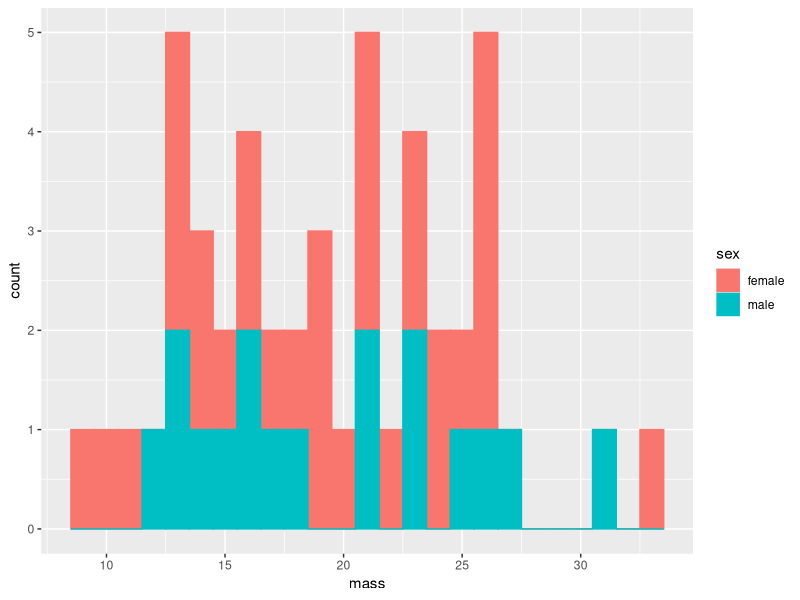
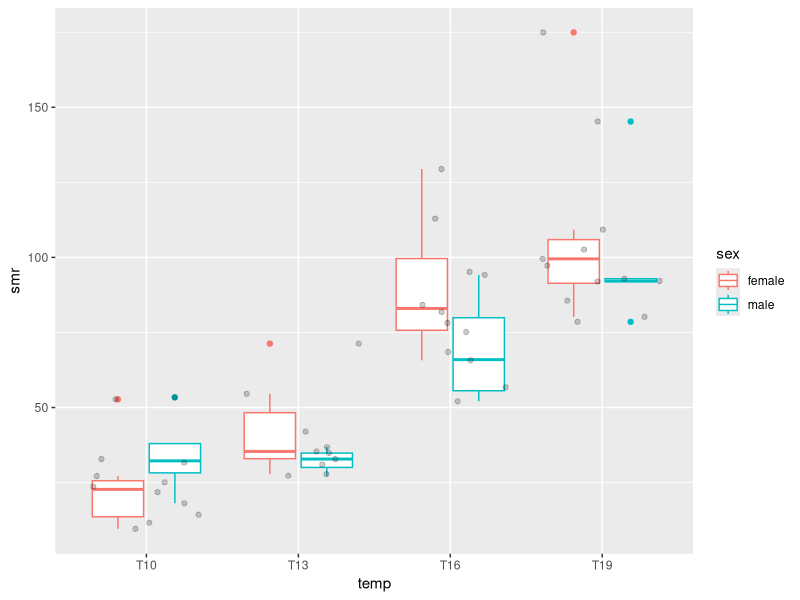
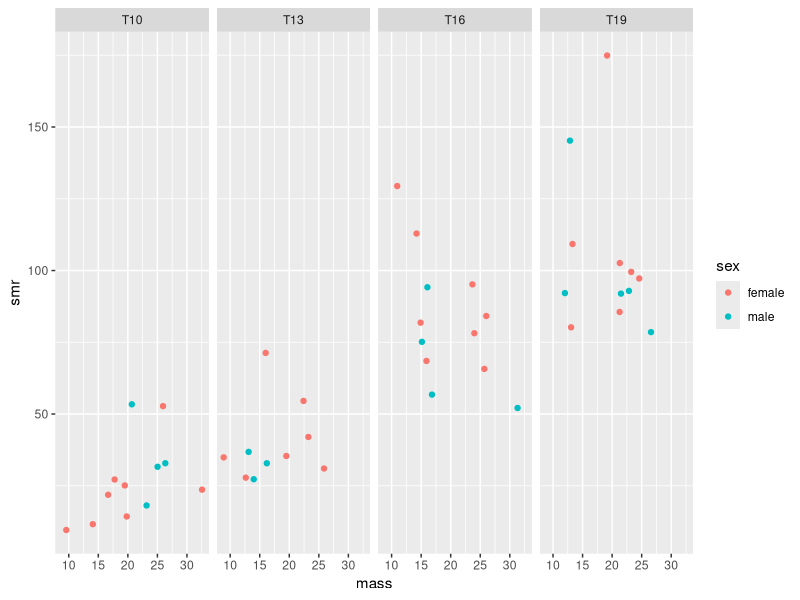

Here is the R script that generated these plots, in order:
# load librarys
library(tidyverse)
library(car)

# import some data
nephrops <- read.csv("data/nephrops.csv")

# check the data
str(nephrops)

# convert temp to a factor and recode the levels as "T10", "T13", "T16", "T19"
nephrops$temp <- factor(nephrops$temp, levels = c(10, 13, 16, 19), labels = c("T10", "T13", "T16", "T19"))
head(nephrops)

# explore data
nephrops %>%
  ggplot(aes(mass, color = sex, fill = sex)) + geom_histogram(binwidth = 1)

nephrops %>%
  ggplot(aes(x = temp, y = smr, color = sex)) + geom_boxplot() + geom_jitter(color = "black", alpha = 0.2)

nephrops %>% 
  ggplot(aes(x = mass, y = smr, color = sex)) + geom_point() + facet_wrap(.~temp, ncol = 4)

# get some summary data

mass_summary <- nephrops %>%
  group_by(sex) %>%
  summarize(mean_mass = mean(mass, na.rm = TRUE),
            sd_mass = sd(mass, na.rm = TRUE))
head(mass_summary)

# check size range at p = 0.95 (for females)
qnorm(c(0.025, 0.975), 19.3, 5.68)

# check relationship using a crude linear regression
lmneph <- lm(smr ~ mass + temp + sex, data = nephrops)
summary(lmneph)

# try a type III anova
my_anova <- aov(smr ~ temp * sex, data = nephrops)
Anova(my_anova, type = "III")

# prepare for a two way comparison
# first perform an omnibus test to assess main interactions
anova(lm(smr ~ temp * sex, nephrops))

# now run a pairwise.t.test to test pairwise comparisons between means
pairwise.t.test(nephrops$smr, nephrops$temp, p.adj = "none")

pairwise.t.test(nephrops$smr, nephrops$sex, p.adj = "none")

